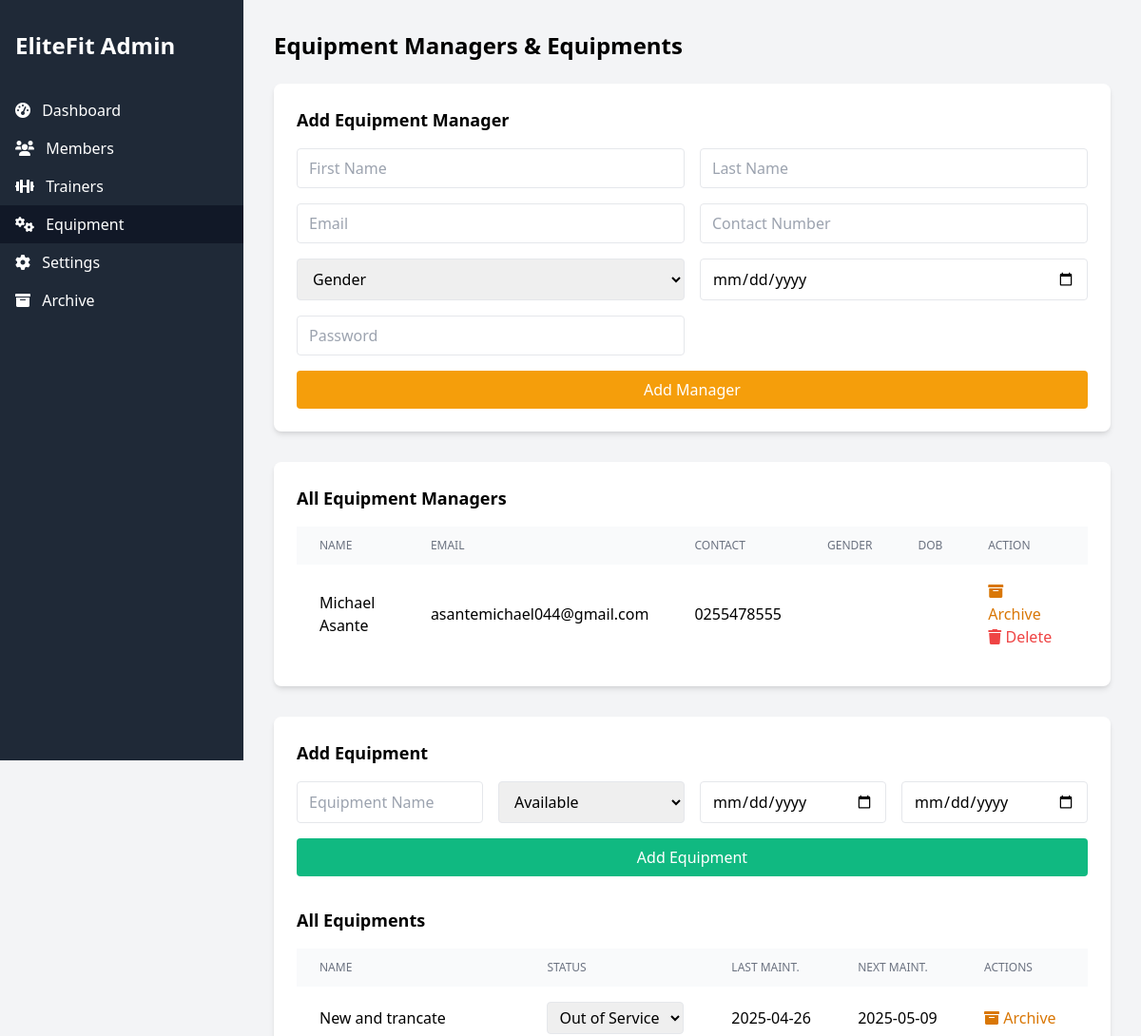
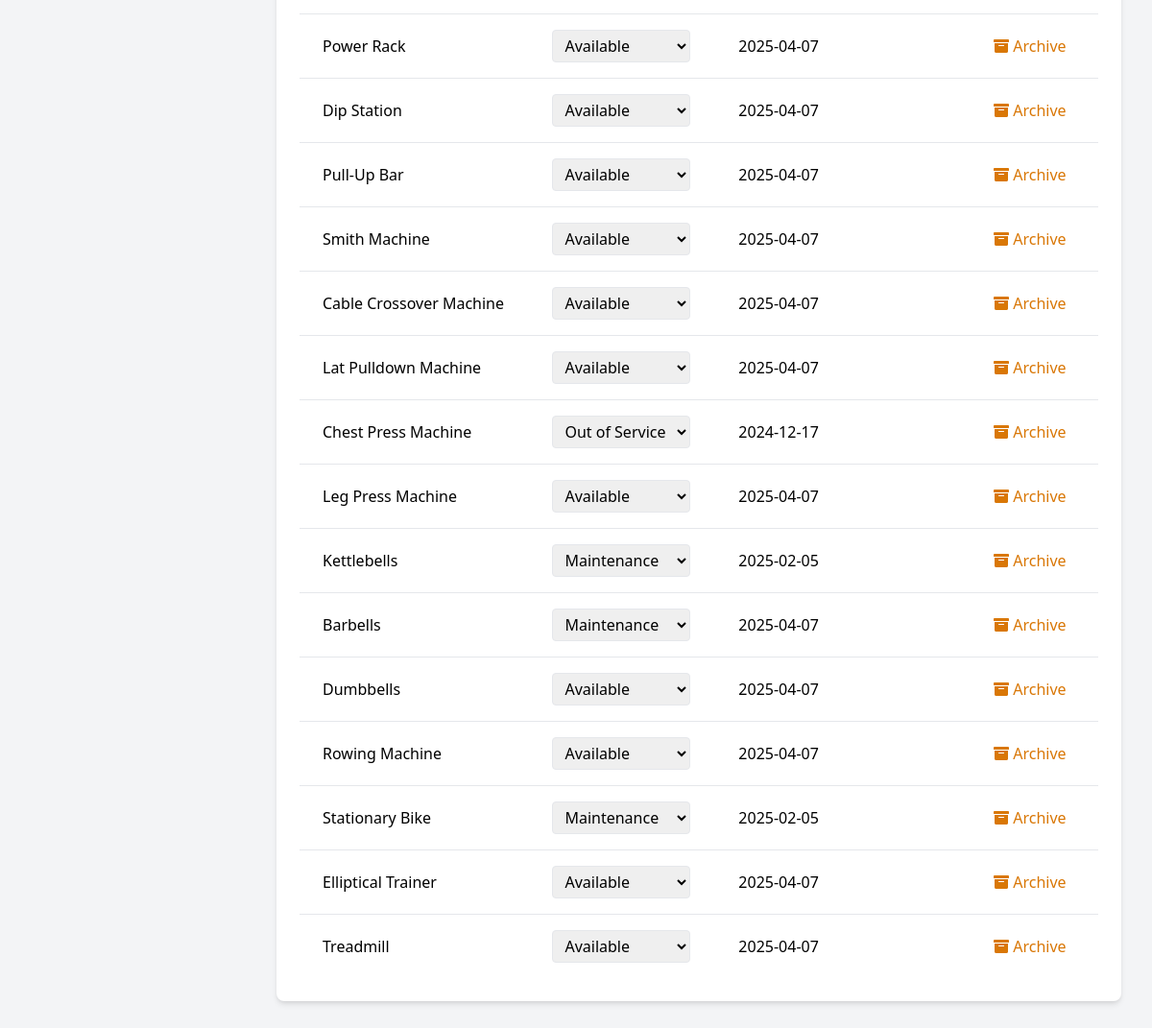
The app's page /admin/equipment.php (signed in) with its own data (2 pictures, top to bottom).
### tables this page shows
CREATE TABLE IF NOT EXISTS `users` (
  `user_id` int NOT NULL AUTO_INCREMENT,
  `first_name` varchar(50) NOT NULL,
  `last_name` varchar(50) NOT NULL,
  `email` varchar(100) NOT NULL,
  `contact_number` varchar(15) NOT NULL,
  `password_hash` varchar(255) NOT NULL,
  `role` enum('member','trainer','admin','equipment_manager') NOT NULL DEFAULT 'member',
  `location` varchar(50) DEFAULT NULL,
  `gender` enum('male','female','other') DEFAULT NULL,
  `date_of_birth` date DEFAULT NULL,
  `profile_picture` varchar(255) DEFAULT NULL,
  `date_registered` timestamp NULL DEFAULT CURRENT_TIMESTAMP,
  `is_active` tinyint(1) DEFAULT '1',
  `is_verified` tinyint(1) DEFAULT '0',
  `verify_token` varchar(64) DEFAULT NULL,
  `token_expires` datetime DEFAULT NULL,
  `is_archived` tinyint(1) DEFAULT '0',
  `archived_at` datetime DEFAULT NULL,
  `reset_token` varchar(255) DEFAULT NULL,
  `reset_expires` datetime DEFAULT NULL,
  `password_otp_hash` varchar(255) DEFAULT NULL,
  `password_otp_expires` datetime DEFAULT NULL,
  `password_otp_attempts` int DEFAULT '0',
  PRIMARY KEY (`user_id`),
  UNIQUE KEY `email` (`email`),
  UNIQUE KEY `contact_number` (`contact_number`)
);

CREATE TABLE IF NOT EXISTS `equipment` (
  `equipment_id` int NOT NULL AUTO_INCREMENT,
  `name` varchar(100) NOT NULL,
  `status` enum('available','maintenance','out_of_service') DEFAULT 'available',
  `last_maintenance_date` date DEFAULT NULL,
  `next_maintenance_date` date DEFAULT NULL,
  `is_archived` tinyint(1) DEFAULT '0',
  `archived_at` datetime DEFAULT NULL,
  PRIMARY KEY (`equipment_id`)
);

### admin/equipment.php (the view, shortened to what this page needs)
<?php
require_once('../config.php');
$result = $conn->query("SELECT * FROM users WHERE role = 'equipment_manager' AND is_archived = 0 ORDER BY date_registered DESC");
$managers = $result->fetch_all(MYSQLI_ASSOC);
$result = $conn->query("SELECT * FROM equipment WHERE is_archived = 0 ORDER BY equipment_id DESC");
$equipments = $result->fetch_all(MYSQLI_ASSOC);
?><!DOCTYPE html>
<html lang="en">
<head>
    <link href="https://cdn.jsdelivr.net/npm/tailwindcss@2.2.19/dist/tailwind.min.css" rel="stylesheet">
    <link href="https://cdnjs.cloudflare.com/ajax/libs/font-awesome/6.0.0/css/all.min.css" rel="stylesheet">
</head>
<body class="bg-gray-100">
    <div class="min-h-screen flex">
        <div class="bg-gray-800 text-white w-64 py-4 flex-shrink-0 h-screen fixed top-0 left-0 z-30">
            <div class="px-4 mt-4"><h1 class="text-2xl font-bold mb-8">EliteFit Admin</h1></div>
            <nav class="mt-8">
                <a href="dashboard.php" class="block px-4 py-2 hover:bg-gray-700"><i class="fas fa-tachometer-alt mr-2"></i> Dashboard</a>
                <a href="members.php" class="block px-4 py-2 hover:bg-gray-700"><i class="fas fa-users mr-2"></i> Members</a>
                <a href="trainers.php" class="block px-4 py-2 hover:bg-gray-700"><i class="fas fa-dumbbell mr-2"></i> Trainers</a>
                <a href="#" class="block px-4 py-2 bg-gray-900 hover:bg-gray-700"><i class="fas fa-cogs mr-2"></i> Equipment</a>
                <a href="settings.php" class="block px-4 py-2 hover:bg-gray-700"><i class="fas fa-cog mr-2"></i> Settings</a>
                <a href="archive.php" class="block px-4 py-2 hover:bg-gray-700"><i class="fas fa-archive mr-2"></i> Archive</a>
            </nav>
        </div>
        <div class="flex-1 overflow-x-hidden overflow-y-auto p-8 ml-64">
            <h2 class="text-2xl font-semibold mb-6">Equipment Managers & Equipments</h2>
            <div class="bg-white rounded-lg shadow-md p-6 mb-8">
                <h3 class="text-lg font-semibold mb-4">Add Equipment Manager</h3>
                <form method="POST" class="grid grid-cols-1 md:grid-cols-2 gap-4">
                    <input type="text" name="first_name" placeholder="First Name" required class="border rounded px-3 py-2">
                    <input type="text" name="last_name" placeholder="Last Name" required class="border rounded px-3 py-2">
                    <input type="email" name="email" placeholder="Email" required class="border rounded px-3 py-2">
                    <input type="text" name="contact_number" placeholder="Contact Number" required class="border rounded px-3 py-2">
                    <select name="gender" required class="border rounded px-3 py-2">
                        <option value="">Gender</option>
                    </select>
                    <input type="date" name="date_of_birth" placeholder="Date of Birth" required class="border rounded px-3 py-2">
                    <input type="password" name="password" placeholder="Password" required class="border rounded px-3 py-2">
                    <button type="submit" name="add_manager" class="bg-yellow-500 text-white rounded px-4 py-2 col-span-1 md:col-span-2">Add Manager</button>
                </form>
            </div>
            <div class="bg-white rounded-lg shadow-md p-6 mb-8">
                <h3 class="text-lg font-semibold mb-4">All Equipment Managers</h3>
                <div class="overflow-x-auto">
                <table class="min-w-full table-auto">
                    <thead class="bg-gray-50">
                        <tr>
                            <th class="px-6 py-3 text-left text-xs font-medium text-gray-500 uppercase">Name</th>
                            <th class="px-6 py-3 text-left text-xs font-medium text-gray-500 uppercase">Email</th>
                            <th class="px-6 py-3 text-left text-xs font-medium text-gray-500 uppercase">Contact</th>
                            <th class="px-6 py-3 text-left text-xs font-medium text-gray-500 uppercase">Gender</th>
                            <th class="px-6 py-3 text-left text-xs font-medium text-gray-500 uppercase">DOB</th>
                            <th class="px-6 py-3 text-left text-xs font-medium text-gray-500 uppercase">Action</th>
                        </tr>
                    </thead>
                    <tbody class="bg-white divide-y divide-gray-200">
                        <?php foreach ($managers as $manager): ?>
                        <tr>
                            <td class="px-6 py-4"><?php echo htmlspecialchars(($manager['first_name'] ?? '') . ' ' . ($manager['last_name'] ?? '')); ?></td>
                            <td class="px-6 py-4"><?php echo htmlspecialchars($manager['email'] ?? ''); ?></td>
                            <td class="px-6 py-4"><?php echo htmlspecialchars($manager['contact_number'] ?? ''); ?></td>
                            <td class="px-6 py-4"><?php echo htmlspecialchars(ucfirst($manager['gender'] ?? '')); ?></td>
                            <td class="px-6 py-4"><?php echo htmlspecialchars($manager['date_of_birth'] ?? ''); ?></td>
                            <td class="px-6 py-4">
                                <a href="?archive_manager=<?php echo $manager['user_id']; ?>" data-confirm="Are you sure you want to archive this manager?" class="text-yellow-600 hover:underline mr-2"><i class="fas fa-archive"></i> Archive</a>
                                <a href="?delete_manager=<?php echo $manager['user_id']; ?>" data-confirm="Are you sure you want to delete this manager?" class="text-red-500 hover:underline"><i class="fas fa-trash"></i> Delete</a>
                            </td>
                        </tr>
                        <?php endforeach; ?>
                    </tbody>
                </table>
                </div>
            </div>
            <div class="bg-white rounded-lg shadow-md p-6">
                <h3 class="text-lg font-semibold mb-4">Add Equipment</h3>
                <form method="POST" class="mb-8 grid grid-cols-1 md:grid-cols-4 gap-4">
                    <input type="text" name="name" placeholder="Equipment Name" required class="border rounded px-3 py-2">
                    <select name="status" class="border rounded px-3 py-2" required>
                        <option value="available">Available</option>
                    </select>
                    <input type="date" name="last_maintenance_date" class="border rounded px-3 py-2" placeholder="Last Maintenance">
                    <input type="date" name="next_maintenance_date" class="border rounded px-3 py-2" placeholder="Next Maintenance">
                    <button type="submit" name="add_equipment" class="bg-green-500 text-white rounded px-4 py-2 col-span-1 md:col-span-4">Add Equipment</button>
                </form>
                <h3 class="text-lg font-semibold mb-4">All Equipments</h3>
                <div class="overflow-x-auto">
                <table class="min-w-full table-auto">
                    <thead class="bg-gray-50">
                        <tr>
                            <th class="px-6 py-3 text-left text-xs font-medium text-gray-500 uppercase">Name</th>
                            <th class="px-6 py-3 text-left text-xs font-medium text-gray-500 uppercase">Status</th>
                            <th class="px-6 py-3 text-left text-xs font-medium text-gray-500 uppercase">Last Maint.</th>
                            <th class="px-6 py-3 text-left text-xs font-medium text-gray-500 uppercase">Next Maint.</th>
                            <th class="px-6 py-3 text-left text-xs font-medium text-gray-500 uppercase">Actions</th>
                        </tr>
                    </thead>
                    <tbody class="bg-white divide-y divide-gray-200">
                        <?php foreach ($equipments as $equipment): ?>
                        <tr>
                            <td class="px-6 py-4"><?php echo htmlspecialchars($equipment['name'] ?? ''); ?></td>
                            <td class="px-6 py-4">
                                <form method="POST" class="inline">
                                    <select name="new_status" onchange="this.form.submit()" class="border rounded px-2 py-1">
                                        <option value="available" <?php if (($equipment['status'] ?? '') === 'available') echo 'selected'; ?>>Available</option>
                                        <option value="maintenance" <?php if (($equipment['status'] ?? '') === 'maintenance') echo 'selected'; ?>>Maintenance</option>
                                        <option value="out_of_service" <?php if (($equipment['status'] ?? '') === 'out_of_service') echo 'selected'; ?>>Out of Service</option>
                                    </select>
                                </form>
                            </td>
                            <td class="px-6 py-4"><?php echo htmlspecialchars($equipment['last_maintenance_date'] ?? ''); ?></td>
                            <td class="px-6 py-4"><?php echo htmlspecialchars($equipment['next_maintenance_date'] ?? ''); ?></td>
                            <td class="px-6 py-4">
                                <a href="?archive_equipment=<?php echo $equipment['equipment_id']; ?>" data-confirm="Are you sure you want to archive this equipment?" class="text-yellow-600 hover:underline mr-2"><i class="fas fa-archive"></i> Archive</a>
                            </td>
                        </tr>
                        <?php endforeach; ?>
                    </tbody>
                </table>
                </div>
            </div>
        </div>
    </div>
</body>
</html>

### records on screen
users: first_name+last_name "Michael Asante", email "asantemichael044@gmail.com", contact_number "0255478555"
equipment: name "New and trancate", new_status "Out of Service", last_maintenance_date "2025-04-26", next_maintenance_date "2025-05-09"
equipment: name "Power Rack", new_status "Available", last_maintenance_date "2025-04-07"
equipment: name "Dip Station", new_status "Available", last_maintenance_date "2025-04-07"
equipment: name "Pull-Up Bar", new_status "Available", last_maintenance_date "2025-04-07"
equipment: name "Smith Machine", new_status "Available", last_maintenance_date "2025-04-07"
equipment: name "Cable Crossover Machine", new_status "Available", last_maintenance_date "2025-04-07"
equipment: name "Lat Pulldown Machine", new_status "Available", last_maintenance_date "2025-04-07"
equipment: name "Chest Press Machine", new_status "Out of Service", last_maintenance_date "2024-12-17"
equipment: name "Leg Press Machine", new_status "Available", last_maintenance_date "2025-04-07"
equipment: name "Kettlebells", new_status "Maintenance", last_maintenance_date "2025-02-05"
equipment: name "Barbells", new_status "Maintenance", last_maintenance_date "2025-04-07"
equipment: name "Dumbbells", new_status "Available", last_maintenance_date "2025-04-07"
equipment: name "Rowing Machine", new_status "Available", last_maintenance_date "2025-04-07"
equipment: name "Stationary Bike", new_status "Maintenance", last_maintenance_date "2025-02-05"
equipment: name "Elliptical Trainer", new_status "Available", last_maintenance_date "2025-04-07"
equipment: name "Treadmill", new_status "Available", last_maintenance_date "2025-04-07"
